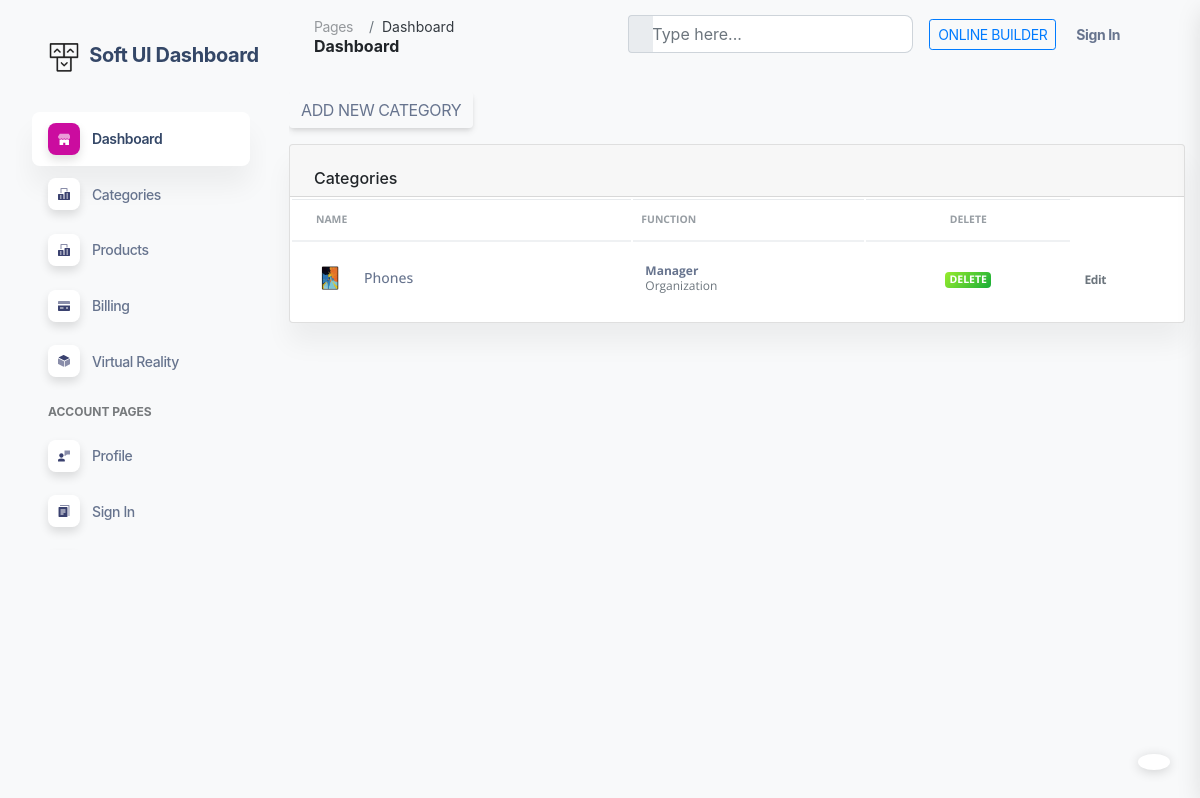
Page /dashboard/add_category/ on the committed database.
### store/models.py (models this page shows, shortened)
class Category(models.Model):
    name = models.CharField(max_length=30)
    image = models.ImageField(upload_to='Category',null=True, blank=True)
    @property
    def imageURL(self):
        try:
            return self.image.url
        except:
            pass

### dashboard/views.py (the view, shortened to what this page needs)
# urls.py: path('add_category/', add_category, name='add_category'),
def add_category(request):
    categories = Category.objects.all().order_by('-id')
    return render(request, 'dashboard/add_category.html',{'categories':categories})

### store/contex_pro.py (called while the page is built)
def context_process(request):
    try:
        products = Card.objects.get(user=request.user).product.all()
        context = {
            'categories': Category.objects.all(),
            'card_products': products,
            'total': sum(Cart_products.objects.filter(card__user=request.user).values_list('total',flat=True)),
            'count':products.count()
        }
    except:
        context = {
            'categories': Category.objects.all(),
        }
    return context

### templates/dashboard/add_category.html (shortened to what this page needs)
{% extends 'dashboard/admin.html' %}
{% load static %}
{% block head %}
    <link rel="stylesheet" href="https://cdn.jsdelivr.net/npm/bootstrap@4.0.0/dist/css/bootstrap.min.css">
{% endblock %}
{% block admin %}
    <div class="container-fluid py-4">
      <div class="row">
        <div class="col-12">
        <div class="page-header">
          <button class="btn btn-inverse-success" data-toggle="modal" data-target="#exampleModal">Add new category</button>
        </div>
          <div class="card mb-4">
            <div class="card-header pb-0">
              <h6>Categories</h6>
            </div>
            <div class="card-body px-0 pt-0 pb-2">
              <div class="table-responsive p-0">
                <table class="table align-items-center mb-0">
                  <thead>
                    <tr>
                      <th class="text-uppercase text-secondary text-xxs font-weight-bolder opacity-7">Name</th>
                      <th class="text-uppercase text-secondary text-xxs font-weight-bolder opacity-7 ps-2">Function</th>
                      <th class="text-center text-uppercase text-secondary text-xxs font-weight-bolder opacity-7">Delete</th>
                    </tr>
                  </thead>
                  <tbody>
                  {% for c in categories %}
                    <tr id="delete_category{{ c.id }}" >
                      <td>
                        <div class="d-flex px-2 py-1">
                          <div>
                            <img src="{{ c.imageURL }}" class="avatar avatar-sm me-3" alt="user1">
                          </div>
                          <div class="d-flex flex-column justify-content-center">
                            <h6 class="mb-0 text-sm">{{ c.name }}</h6>
                          </div>
                        </div>
                      </td>
                      <td>
                        <p class="text-xs font-weight-bold mb-0">Manager</p>
                        <p class="text-xs text-secondary mb-0">Organization</p>
                      </td>
                      <td class="align-middle text-center text-sm">
                        <span onclick="delete_category({{ c.id }})" style="cursor: pointer" class="badge badge-sm bg-gradient-success">Delete</span>
                      </td>
                      <td class="align-middle">
                        <a href="javascript:;" class="text-secondary font-weight-bold text-xs" data-toggle="tooltip" data-original-title="Edit user">
                          Edit
                        </a>
                      </td>
                    </tr>
                  {% endfor %}
                  </tbody>
                </table>
              </div>
            </div>
          </div>
        </div>
      </div>
    </div>
{% endblock %}

### rows in the picture
Category: imageURL (picture), name "Phones"
